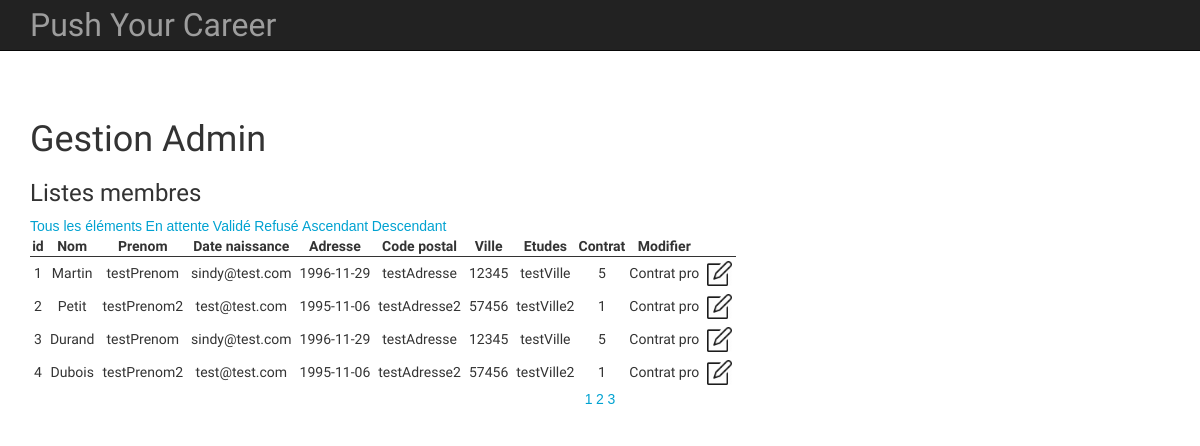
Page /public/admin.php on the earlier database version.
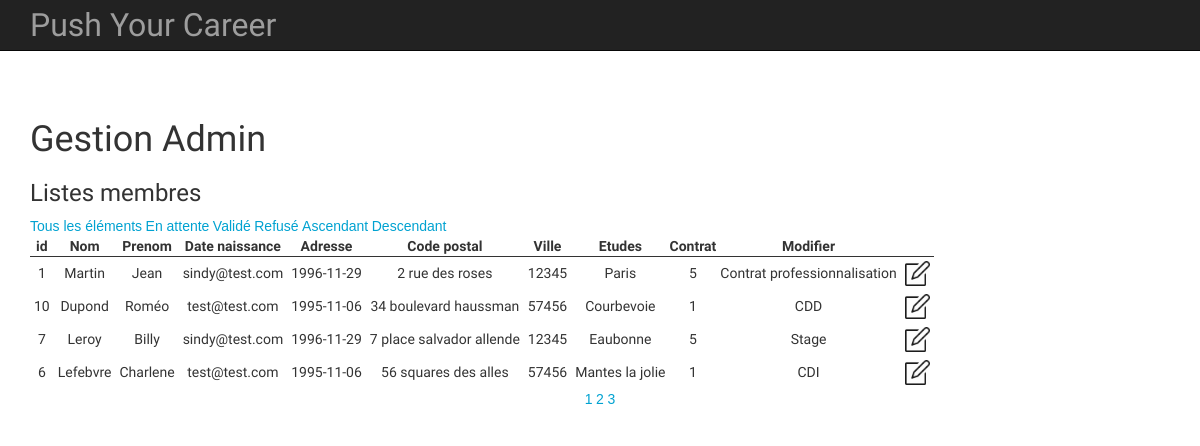
Same page on the later database version.
### tables this page shows
CREATE TABLE `membre` (
  `id` int(11) NOT NULL,
  `nom` varchar(50) NOT NULL,
  `prenom` varchar(50) NOT NULL,
  `email` varchar(30) NOT NULL,
  `date_naissance` date NOT NULL,
  `adresse` varchar(50) NOT NULL,
  `code_postal` varchar(20) NOT NULL,
  `ville` varchar(250) NOT NULL,
  `type_contrat` varchar(50) NOT NULL,
  `id_etat_inscription` int(11) DEFAULT '1',
  `civilite` enum('Mme','Mr') DEFAULT NULL,
  `niveau_etude` enum('1','2','3','4','5','autre') DEFAULT NULL,
  `date_inscription` datetime NOT NULL DEFAULT CURRENT_TIMESTAMP
);

### app/App.php (called while the page is built, shortened)
<?php
    class App{
        private $db_instance;
        private static $_instance;
        public static function getInstance(){
            if (is_null(self::$_instance)) {
                self::$_instance = new App();
            }
            return self::$_instance;
        }
        public function getTable($name){
            return new $class_name($this->getDB());
        }
        public function getController($name){
            return new $class_name($this->getDB());
        }
        public function getDB(){
            $config = \core\Config::getInstance(ROOT.'/config/config.php');
            if (is_null($this->db_instance)){
                $this->db_instance =  new \core\Database($config->get("db_name"), $config->get("db_user"), $config->get("db_pass"), $config->get("db_host"));
            }
            return $this->db_instance;
        }
    }

### core/Config.php (called while the page is built, shortened)
<?php
    class Config{
        private $settings = [];
        private static $_instance;
        public function __construct($file){
            $this->settings = require($file);
        }
        public static function getInstance($file){
            if (is_null(self::$_instance)){
                self::$_instance = new Config($file);
            }
            return self::$_instance;
        }
        public function get($key){
            return $this->settings[$key];
        }
    }
?>

### config/config.php (called while the page is built)
<?php
    return array(
        "db_user" => "root",
        "db_pass" => "",
        "db_host" => "localhost",
        "db_name" => "project_event"
    );
?>

### app/controllers/Membre_controller.php (called while the page is built, shortened)
<?php
    class Membre_controller extends \core\controller\Controller {
        protected $membre;
        public function __construct(){
            $this->membre = \App\App::getInstance()->getTable("Membre");
        }
        public function index(){
            if (!isset($_GET['etat'])){
                if(!isset($_GET['ordre']) || $_GET['ordre'] == 'ASC'){
                    return 'ASC';
                }
            }
            return null;
        }
        public function pagination($ordre)
        {
            $perPage = 4;
            $pagecourante = intval($_GET['page']);
            $depart = ($pagecourante-1)*4;
            if (!isset($_GET['etat'])){
                $membrePage = $this->membre->getMembrePage($ordre, $depart, $perPage);
            }
            else{
                $membrePage = $this->membre->getMembreEtatPage($_GET['etat'], $ordre, $depart, $perPage);
            }
            return $membrePage;
        }
        public function pageMax($ordre){
            $perPage = 4;
            if (!isset($_GET['etat'])){
                $size = sizeof($this->membre->getMembre($ordre));
            }
            else{
                $size = sizeof($this->membre->getMembreEtatInscription($_GET['etat'], $ordre));
            }
            $pageMax = ceil($size / $perPage);
            return $pageMax;
        }
        public function url(){
            $url = 'p=home';
            if(isset($_GET['etat'])){
                $url = 'admin.php?'.$url.'&etat='.$_GET['etat'];
            }
            else if(!isset($_GET['etat'])){
                $url = 'admin.php?'.$url;
            }
            return $url;
        }
    }

### core/model/Model.php (called while the page is built, shortened)
<?php
    class Model{
        public function __construct(Database $db){
            $this->db = $db;
        }
    }

### core/Database.php (called while the page is built, shortened)
<?php
	class Database{
		private $db_name;
		private $db_user;
		private $db_pass;
		private $db_host;
		private $pdo;
		public function __construct($db_name, $db_user, $db_pass, $db_host){
			$this->db_name = $db_name;
			$this->db_user = $db_user;
			$this->db_pass = $db_pass;
			$this->db_host = $db_host;
		}
		public function getPDO(){
			if($this->pdo === null){
				$pdo = new PDO('mysql:dbname='.$this->db_name.';host='.$this->db_host.';charset=utf8', ''.$this->db_user.'', ''.$this->db_pass.'');
				$pdo->setAttribute(PDO::ATTR_ERRMODE, PDO::ERRMODE_EXCEPTION);
				$this->pdo = $pdo;
			}
			return $this->pdo;
		}
		public function query($statement){
			$req = $this->getPDO()->query($statement);
			$datas = $req->fetchAll(PDO::FETCH_OBJ);
			return $datas;
		}
	}
?>

### app/models/Membre_model.php (called while the page is built, shortened)
<?php
	class Membre_model extends \core\model\model{
		public function getMembre($ordre){
			return $this->db->query('SELECT * FROM membre ORDER BY date_inscription '.$ordre);
		}
        public function getMembrePage($ordre, $limm, $limp){
            return $this->db->query("SELECT * FROM membre ORDER BY date_inscription ".$ordre." LIMIT ".$limm.", ".$limp );
        }
	}
?>

### app/views/admin/table_membre.php (the view)
<?php if(!empty($membrePage)):?>
<table class="admin-table-gestion">
	<tr class="tr-table-admin-gestion">
		<th>id</th>
		<th>Nom</th>
		<th>Prenom</th>
		<th>Date naissance</th>
		<th>Adresse</th>
		<th>Code postal</th>
		<th>Ville</th>
		<th>Etudes</th>
		<th>Contrat</th>
		<th>Modifier</th>
	</tr>
	<?php else:echo "Aucun résultat";?>
	<?php endif ;?>
	<?php foreach($membrePage as $membreData) : ?>
		<tr>
			<td><?php print $membreData->id ?></td>
			<td><?php print $membreData->nom ?></td>
			<td><?php print $membreData->prenom ?></td>
			<td><?php print $membreData->email ?></td>
			<td><?php print $membreData->date_naissance ?></td>
			<td><?php print $membreData->adresse ?></td>
			<td><?php print $membreData->code_postal ?></td>
			<td><?php print $membreData->ville ?></td>
			<td><?php print $membreData->niveau_etude ?></td>
			<td><?php print $membreData->type_contrat ?></td>
			<td>
				<a href="admin.php?p=edit_table&id=<?php print $membreData->id ?>">
					<img src="../../projet_event/public/images/update.png"  class="icon-admin-gestion">
				</a>
			</td>
		</tr>
	<?php endforeach; ?>
</table>
<div style="text-align: center">
	<?php if (isset($nbPage)):
		for ($i=1; $i<=$nbPage;$i++):?>
			<p style="display: inline-block;"><a href="<?php print $url."&page=". $i."&ordre=".$_GET['ordre'] ?>"><?php print $i ?></a></p>
		<?php endfor;
	endif;?>
</div>

Differences in the rows shown:
no longer on this page (row edited): membre: id "2", nom "Petit", prenom "testPrenom2", email "test@test.com", date_naissance "1995-11-06", adresse "testAdresse2", code_postal "57456", ville "testVille2", niveau_etude "1", type_contrat "Contrat pro"
no longer on this page (row edited): membre: id "3", nom "Durand", prenom "testPrenom", email "sindy@test.com", date_naissance "1996-11-29", adresse "testAdresse", code_postal "12345", ville "testVille", niveau_etude "5", type_contrat "Contrat pro"
no longer on this page (row edited): membre: id "4", nom "Dubois", prenom "testPrenom2", email "test@test.com", date_naissance "1995-11-06", adresse "testAdresse2", code_postal "57456", ville "testVille2", niveau_etude "1", type_contrat "Contrat pro"
changed membre "Martin": prenom "testPrenom" → "Jean"; adresse "testAdresse" → "2 rue des roses"; ville "testVille" → "Paris"; type_contrat "Contrat pro" → "Contrat professionnalisation"
now on this page (row edited): membre: id "10", nom "Dupond", prenom "Roméo", email "test@test.com", date_naissance "1995-11-06", adresse "34 boulevard haussman", code_postal "57456", ville "Courbevoie", niveau_etude "1", type_contrat "CDD"
now on this page (row edited): membre: id "7", nom "Leroy", prenom "Billy", email "sindy@test.com", date_naissance "1996-11-29", adresse "7 place salvador allende", code_postal "12345", ville "Eaubonne", niveau_etude "5", type_contrat "Stage"
now on this page (row edited): membre: id "6", nom "Lefebvre", prenom "Charlene", email "test@test.com", date_naissance "1995-11-06", adresse "56 squares des alles", code_postal "57456", ville "Mantes la jolie", niveau_etude "1", type_contrat "CDI"
